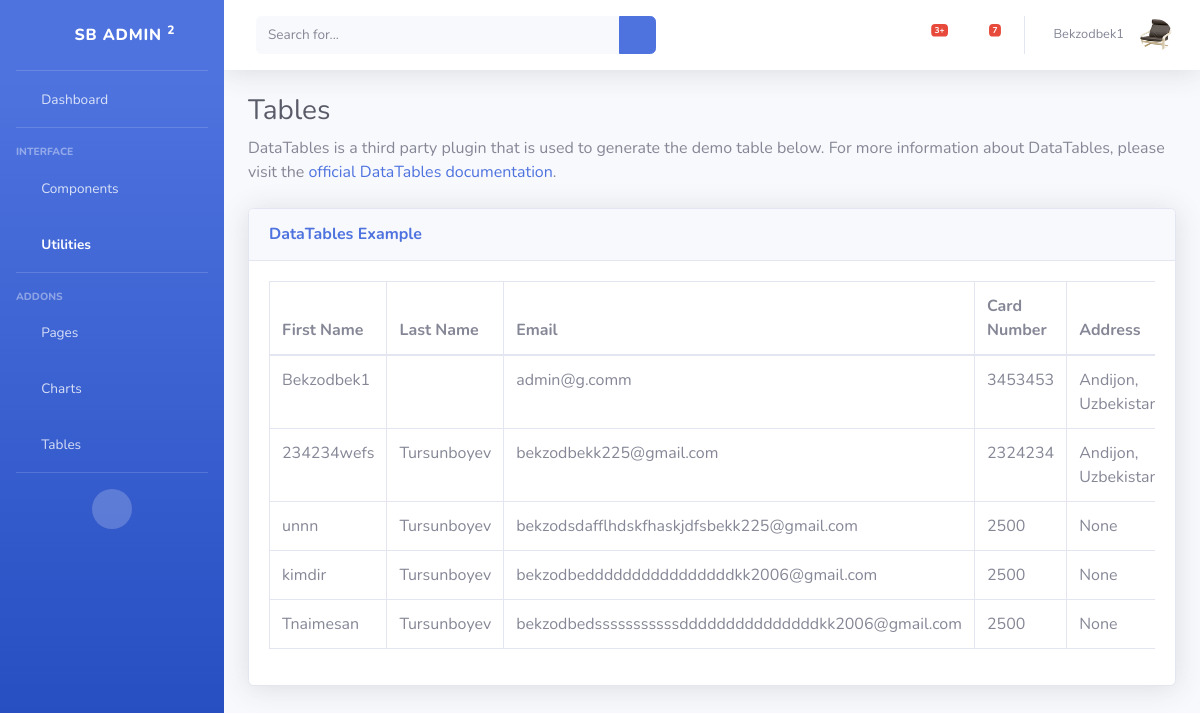
The page /dashboard/tables/ (signed in) on the database its author committed.
### furnapp/models.py (models this page shows, shortened)
class MyUser(AbstractUser):
    username = None
    email = models.EmailField(unique=True)
    USERNAME_FIELD = 'email'
    REQUIRED_FIELDS = []
    is_organiser = models.BooleanField(default=False)
    is_agent = models.BooleanField(default=False)

class Profile(models.Model):
    class Meta:
        verbose_name = "My Profile"
        verbose_name_plural = "Profile"
    custom_user = models.OneToOneField(MyUser, on_delete=models.CASCADE)
    image = models.ImageField(default="arrivals5.png", upload_to="profile")
    bio = models.CharField(max_length=100, default="bio", null=True, blank=True)
    card_number = models.IntegerField(default=2500, null=True,blank=True)
    address = models.CharField(max_length=200, null=True, blank=True)
    mobile_number = models.IntegerField(default=998931742328, null=True, blank=True)

### dashboard/views.py (the view)
# urls.py: path('tables/', tables, name='tables'),
def tables(request):
    if 'user' in request.GET:
        search = request.GET['user']
        full_search = Q(Q(first_name__icontains=search) | Q(Q(email__icontains=search)))
        profile_search = Q(Q(mobile_number__icontains=search))
        user = User.objects.filter(full_search)
        profile = Profile.objects.filter(profile_search)
    else:
        user = User.objects.all()
    context={
        "user_full":user
    }
    return render(request, 'dashboard/includes/tables.html', context)

### templates/dashboard/includes/tables.html (shortened to what this page needs)
{% extends 'dashboard/layouts/base.html' %}
{% block contend %}
<div class="container-fluid">
    <h1 class="h3 mb-2 text-gray-800">Tables</h1>
    <p class="mb-4">DataTables is a third party plugin that is used to generate the demo table below.
        For more information about DataTables, please visit the <a target="_blank"
            href="https://datatables.net">official DataTables documentation</a>.</p>
    <div class="card shadow mb-4">
        <div class="card-header py-3">
            <h6 class="m-0 font-weight-bold text-primary">DataTables Example</h6>
        </div>
        <div class="card-body">
            <div class="table-responsive">
                <table class="table table-bordered" id="dataTable" width="100%" cellspacing="0">
                    <thead>
                        <tr>
                            <th>First Name</th>
                            <th>Last Name</th>
                            <th>Email</th>
                            <th>Card Number</th>
                            <th>Address</th>
                        </tr>
                    </thead>
                    <tbody>
                        {% for user in user_full %}
                        <tr>
                            <td>{{ user.first_name }}</td>
                            <td>{{ user.last_name }}</td>
                            <td>{{ user.email }}</td>
                            <td>{{ user.profile.card_number }}</td>
                            <td>{{ user.profile.address }}</td>
                        </tr>
                        {% endfor %}
                    </tbody>
                </table>
            </div>
        </div>
    </div>
</div>
{% endblock %}

### templates/dashboard/layouts/base.html (shortened to what this page needs)
{% load static %}
{% if request.user.is_organiser %}
<!DOCTYPE html>
<html lang="en">
<head>
    <link href="{% static 'vendor/fontawesome-free/css/all.min.css' %}" rel="stylesheet" type="text/css">
    <link href="{% static 'css/sb-admin-2.min.css' %}" rel="stylesheet">
</head>
<body>
    <div id="wrapper">
        <ul class="navbar-nav bg-gradient-primary sidebar sidebar-dark accordion" id="accordionSidebar">
            <a class="sidebar-brand d-flex align-items-center justify-content-center" href="{% url 'dashboard:home' %}">
                <div class="sidebar-brand-icon rotate-n-15">
                    <i class="fas fa-laugh-wink"></i>
                </div>
                <div class="sidebar-brand-text mx-3">SB Admin <sup>2</sup></div>
            </a>
            <hr class="sidebar-divider my-0">
            <li class="nav-item">
                <a class="nav-link" href="{% url 'dashboard:home' %}">
                    <i class="fas fa-fw fa-tachometer-alt"></i>
                    <span>Dashboard</span></a>
            </li>
            <hr class="sidebar-divider">
            <div class="sidebar-heading">
                Interface
            </div>
            <li class="nav-item">
                <a class="nav-link collapsed" href="#" data-toggle="collapse" data-target="#collapseTwo"
                    aria-expanded="true" aria-controls="collapseTwo">
                    <i class="fas fa-fw fa-cog"></i>
                    <span>Components</span>
                </a>
            </li>
            <li class="nav-item active">
                <a class="nav-link" href="#" data-toggle="collapse" data-target="#collapseUtilities"
                    aria-expanded="true" aria-controls="collapseUtilities">
                    <i class="fas fa-fw fa-wrench"></i>
                    <span>Utilities</span>
                </a>
            </li>
            <hr class="sidebar-divider">
            <div class="sidebar-heading">
                Addons
            </div>
            <li class="nav-item">
                <a class="nav-link collapsed" href="#" data-toggle="collapse" data-target="#collapsePages"
                    aria-expanded="true" aria-controls="collapsePages">
                    <i class="fas fa-fw fa-folder"></i>
                    <span>Pages</span>
                </a>
            </li>
            <li class="nav-item">
                <a class="nav-link" href="{% url 'dashboard:charts' %}">
                    <i class="fas fa-fw fa-chart-area"></i>
                    <span>Charts</span></a>
            </li>
            <li class="nav-item">
                <a class="nav-link" href="{% url 'dashboard:tables' %}">
                    <i class="fas fa-fw fa-table"></i>
                    <span>Tables</span></a>
            </li>
            <hr class="sidebar-divider d-none d-md-block">
            <div class="text-center d-none d-md-inline">
                <button class="rounded-circle border-0" id="sidebarToggle"></button>
            </div>
        </ul>
        <div id="content-wrapper" class="d-flex flex-column">
            <div id="content">
                <nav class="navbar navbar-expand navbar-light bg-white topbar mb-4 static-top shadow">
                    <form action="{% url 'dashboard:tables' %}" class="d-none d-sm-inline-block form-inline mr-auto ml-md-3 my-2 my-md-0 mw-100 navbar-search">
                        <div class="input-group">
                            <input type="text" name="user" class="form-control bg-light border-0 small"  placeholder="Search for..."
                                aria-label="Search" aria-describedby="basic-addon2">
                            <div class="input-group-append">
                                <button class="btn btn-primary" type="submit">
                                    <i class="fas fa-search fa-sm"></i>
                                </button>
                            </div>
                        </div>
                    </form>
                    <ul class="navbar-nav ml-auto">
                        <li class="nav-item dropdown no-arrow mx-1">
                            <a class="nav-link dropdown-toggle" href="#" id="alertsDropdown" role="button"
                                data-toggle="dropdown" aria-haspopup="true" aria-expanded="false">
                                <i class="fas fa-bell fa-fw"></i>
                                <span class="badge badge-danger badge-counter">3+</span>
                            </a>
                        </li>
                        <li class="nav-item dropdown no-arrow mx-1">
                            <a class="nav-link dropdown-toggle" href="#" id="messagesDropdown" role="button"
                                data-toggle="dropdown" aria-haspopup="true" aria-expanded="false">
                                <i class="fas fa-envelope fa-fw"></i>
                                <span class="badge badge-danger badge-counter">7</span>
                            </a>
                        </li>
                        <li class="nav-item dropdown no-arrow">
                            <a class="nav-link dropdown-toggle" href="#" id="userDropdown" role="button"
                                data-toggle="dropdown" aria-haspopup="true" aria-expanded="false">
                                <span class="mr-2 d-none d-lg-inline text-gray-600 small">{{ user.first_name}}</span>
                                <img class="img-profile rounded-circle" src="{{ user.profile.image.url }}">
                            </a>
                        </li>
                    </ul>
                </nav>
                {% block contend %}{% endblock %}
            </div>
        </div>
    </div>
</body>
</html>
{% endif %}

### rows shown on the page
MyUser: first_name "Bekzodbek1", profile.image (picture), email "admin@g.comm", profile.card_number "3453453", profile.address "Andijon,…"
MyUser: first_name "234234wefs", last_name "Tursunboyev", email "bekzodbekk225@gmail.com", profile.card_number "2324234", profile.address "Andijon,…"
MyUser: first_name "unnn", last_name "Tursunboyev", email "bekzodsdafflhdskfhaskjdfsbekk225@gmail.com", profile.card_number "2500", profile.address "None"
MyUser: first_name "kimdir", last_name "Tursunboyev", email "bekzodbeddddddddddddddddkk2006@gmail.com", profile.card_number "2500", profile.address "None"
MyUser: first_name "Tnaimesan", last_name "Tursunboyev", email "bekzodbedsssssssssssdddddddddddddddkk2006@gmail.com", profile.card_number "2500", profile.address "None"
